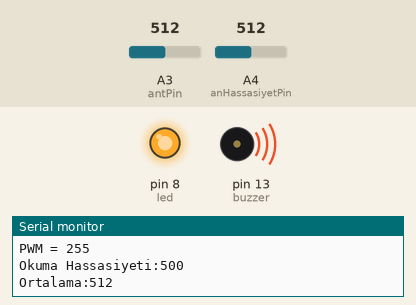
The sketch below on a simulated Arduino Uno, built with avr-gcc and run on an emulated ATmega328P. Shown: output pins drawn as LEDs (lit = HIGH), buzzer (waves = sounding, pin HIGH), the last lines printed to the serial monitor. Inputs (shaded band) come from the test bench; at power-on: A3 (antPin) = 512, A4 (anHassasiyetPin) = 512.

Above: at 2.2 s.
2.3 s: A3 (antPin) set to 646
5.3 s: A3 (antPin) set to 672
At 6.0 s:
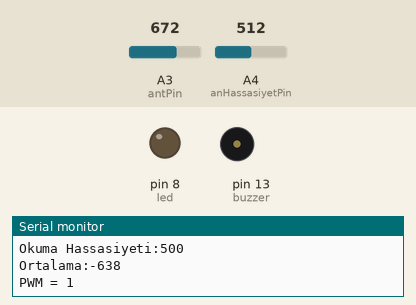
6.8 s: A4 (anHassasiyetPin) set to 110
9.8 s: A4 (anHassasiyetPin) set to 93
12.8 s: A3 (antPin) set to 511
At 13.3 s:
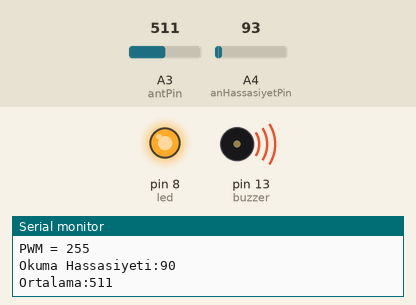
14.3 s: A3 (antPin) set to 716
At 15.0 s:
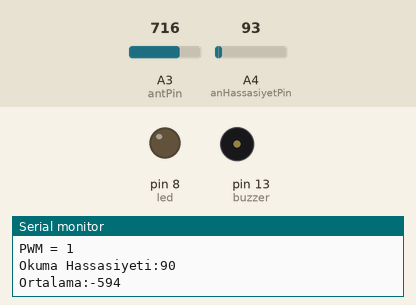
Timing chart, 0 to 16.8 s (numbered marks = the images above; inputs shaded):
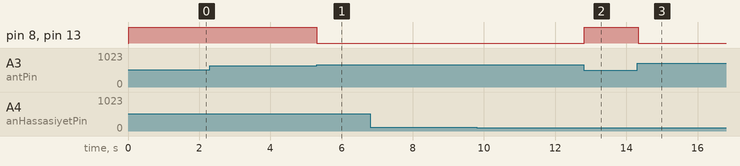

The sketch:

elkAlan_EMF.ino
```cpp
#include <SoftwareSerial.h>//Bluetooth için.
SoftwareSerial bluetooth(3, 2); // TX, RX
#define eleman 4
char* gelenDizi;
char gelenData;//Bl'den gelen tek veri için.
boolean dataAlindi = false;
int yer;
//dijital pinlerden PWM çıkış olmayanlara bağlanacak.
#define led 8  //8
#define buzzer 13
#define okumaSayisi 50
#define hassasiyet 50

int antPin=A3;
int anHassasiyetPin=A4;
int anDeger=0;
int deger=0;
float gerilim=0.0;
int okunanDegerler[okumaSayisi];
int ortalamalar[100];
int ortalama=0,index=0,toplam=0,maks=0,okumaHassasiyeti=0;
int say=0;// Led yanma sayar, Bluetooth elek. var gondermek için
void setup() {

  Serial.begin(9600);
  bluetooth.begin(9600);
  bluetooth.println("Bluetooth Acik...");

  gelenDizi = new char[eleman];//Bl'den gelenleri tutar.
  pinMode(antPin,INPUT);
  pinMode(anHassasiyetPin,INPUT);
  pinMode(led,OUTPUT);
  pinMode(buzzer,OUTPUT);

  digitalWrite(led,HIGH) ;
  digitalWrite(buzzer,HIGH) ;
  delay(1000);
  for (int i = 0; i < okumaSayisi; i++)
      okunanDegerler[i] = 0;
}

void loop() {

    okumaHassasiyeti=analogRead(anHassasiyetPin);
    okumaHassasiyeti= map(okumaHassasiyeti, 1, 1023, 1,1000);//hassasiyet 1-1000
    for(int i=0;i<okumaSayisi;i++){
         okunanDegerler[i]=analogRead(antPin);
         toplam+=okunanDegerler[i];
    }
     //ortalama = analogRead(analogPin);
     ortalama=toplam/okumaSayisi;
     //gerilim=(5.0/1024.0)*ortalama;

     deger = constrain(ortalama, 1, okumaHassasiyeti);
     deger = map(deger, 1, okumaHassasiyeti, 1, 255);
     if(deger>200)say++;// led yanma durumu sayar
     if(say>25){  //Elektromanyetik alan tam algılandı ise
        say=0;
        bluetooth.println("Hatta Elektrik VARRR...!");
     }
     analogWrite(led, deger);
     analogWrite(buzzer, deger);

    Serial.print("Okuma Hassasiyeti:");Serial.println(okumaHassasiyeti);
    Serial.print("Ortalama:");Serial.println(ortalama);
    Serial.print("PWM = ");Serial.println(deger);
    //Serial.println(say);
    //********

     if (bluetooth.available()){
        gelenData=bluetooth.read();
         switch(gelenData) {
           case 'b':
                    bluetooth.println("Bluetooth Bagli...!");
                    dataAlindi=false;
                   break;
           default: if (dataAlindi == false) diziSil();
                    gelenDizi[yer] = gelenData;
                    yer++;
                    dataAlindi = true;
         }
     }
     ///******
     toplam=0;
     delay(1);// 10mS de bir işlemleri tekrarla
}
 void diziSil(){
   for (int i=0; i<=yer; i++) gelenDizi[i] = 0;
   yer= 0;
}
```

Measured:
- the behaviour switches between 655 and 656 on A3 (antPin) (found by bisection; images 0 and 1)
- after the input at 5.3 s, pin 8 (led), pin 13 (buzzer): HIGH → LOW at once
- after the input at 12.8 s, pin 8 (led), pin 13 (buzzer): LOW → HIGH at once
- after the input at 14.3 s, pin 8 (led), pin 13 (buzzer): HIGH → LOW at once
